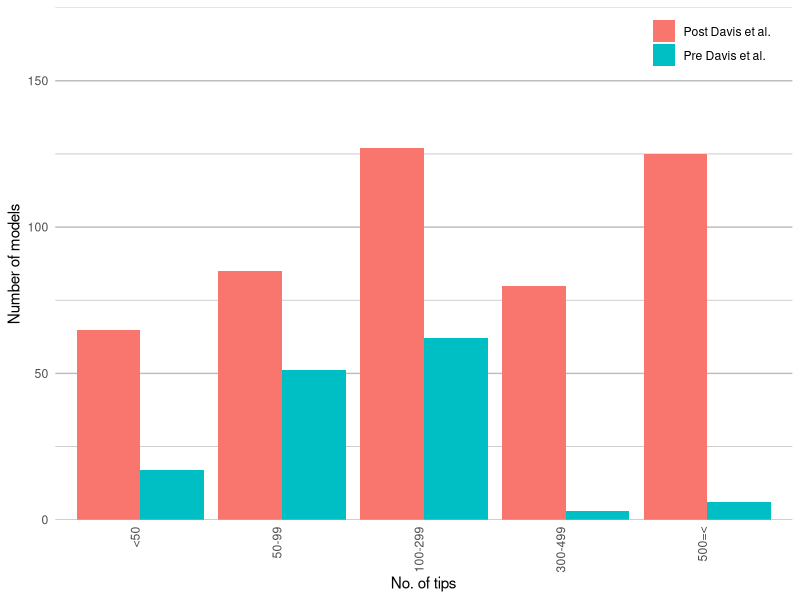

Generate this figure with R:
####
# How do dataset properties compare to recommendations?
####

rm(list = ls())

library(tidyr)
library(dplyr)
library(ggplot2)

#read in data
df <- read.csv("data/sse_review_table - main_table.csv")

#check col names
colnames(df)

#choose the columns you want in model (plus study/model_no for formatting)
df <-
  df[, c(
    'study',
    'model_no',
    'tips',
    'year',
    'div_inc'
  )]

#reduce to a single binary result per model per study
df2 <- df %>%
  group_by(study, model_no) %>%
  dplyr::slice(which.max(div_inc))
head(df2)

#remove na
df2<-na.omit(df2)

####
# DAVIS ET AL 2013
####

#make new col with 2's
df2$davis<-rep(2,length(df2$study))

#split studies by year of publication Davis et al. 2013
#1 = pre DEL, 2 = post DEL
df2$davis[as.numeric(as.character(df2$year))<2014]<-1
df2$davis<-as.factor(df2$davis)

#make frequency table according to Davis et al. thresholds
freq<-vector()
freq[1]<-sum(df2[df2$davis==2,]$tips>=500)
freq[2]<-sum(df2[df2$davis==2,]$tips<500 & df2[df2$davis==2,]$tips>=300)
freq[3]<-sum(df2[df2$davis==2,]$tips<300 & df2[df2$davis==2,]$tips>=100)
freq[4]<-sum(df2[df2$davis==2,]$tips<100 & df2[df2$davis==2,]$tips>=50)
freq[5]<-sum(df2[df2$davis==2,]$tips<50)

freq[6]<-sum(df2[df2$davis==1,]$tips>=500)
freq[7]<-sum(df2[df2$davis==1,]$tips<500 & df2[df2$davis==1,]$tips>=300)
freq[8]<-sum(df2[df2$davis==1,]$tips<300 & df2[df2$davis==1,]$tips>=100)
freq[9]<-sum(df2[df2$davis==1,]$tips<100 & df2[df2$davis==1,]$tips>=50)
freq[10]<-sum(df2[df2$davis==1,]$tips<50)

freq

#make table with frequency, threshold, and  time (pre/post DEL)
df3<-data.frame(freq,rep(c("500=<",
                           "300-499",
                           "100-299",
                           "50-99",
                           "<50"),2),
                c(rep("post-davis",5),rep("pre-davis",5)))
colnames(df3)<-c("freq","no_tips","time")

#change to factor for plotting
df3$no_tips<-factor(df3$no_tips, c("<50", "50-99", "100-299", "300-499","500=<"))

df3

#grouped barplot
ggplot(df3, aes(fill=time, y=freq, x=no_tips))+
  geom_bar(position="dodge", stat="identity")+
  scale_x_discrete(name ="No. of tips") +
  scale_y_continuous(expand = c(0, 0),
                     limits=c(0,175),
                     name ="Number of models") +
  scale_fill_discrete(labels = c("Post Davis et al.", "Pre Davis et al.")) +
  theme(axis.text.x = element_text(angle = 90,vjust=-0.05,hjust = 1),
        axis.ticks.x = element_blank(),
        axis.ticks.y = element_blank(),
        legend.title = element_blank(),
        panel.border = element_blank(),
        panel.grid.minor = element_line(colour="grey"),
        panel.grid.major.y = element_line(colour="grey"),
        panel.grid.major.x = element_blank(),
        panel.background = element_rect(fill = "white"),
        legend.position = c(0.89,0.93),
        legend.background = element_blank())

####
# Proportions for DEL tree size
####

#number of models < 300 tips pre DEL
sum(df3$freq[8:10])

#total number of models pre DEL
sum(df3[df3$time=="pre-davis",]$freq)

#proportion models < 300 tips pre-davis/ total models pre-davis
(sum(df3$freq[8:10]))  / sum(df3[df3$time=="pre-davis",]$freq)

#number of models < 300 tips post DEL
sum(df3$freq[3:5])

#total number of models post DEL
sum(df3[df3$time=="post-davis",]$freq)

#proportion models < 300 tips post-davis/ total models post-davis
(sum(df3$freq[3:5]))  / sum(df3[df3$time=="post-davis",]$freq)

